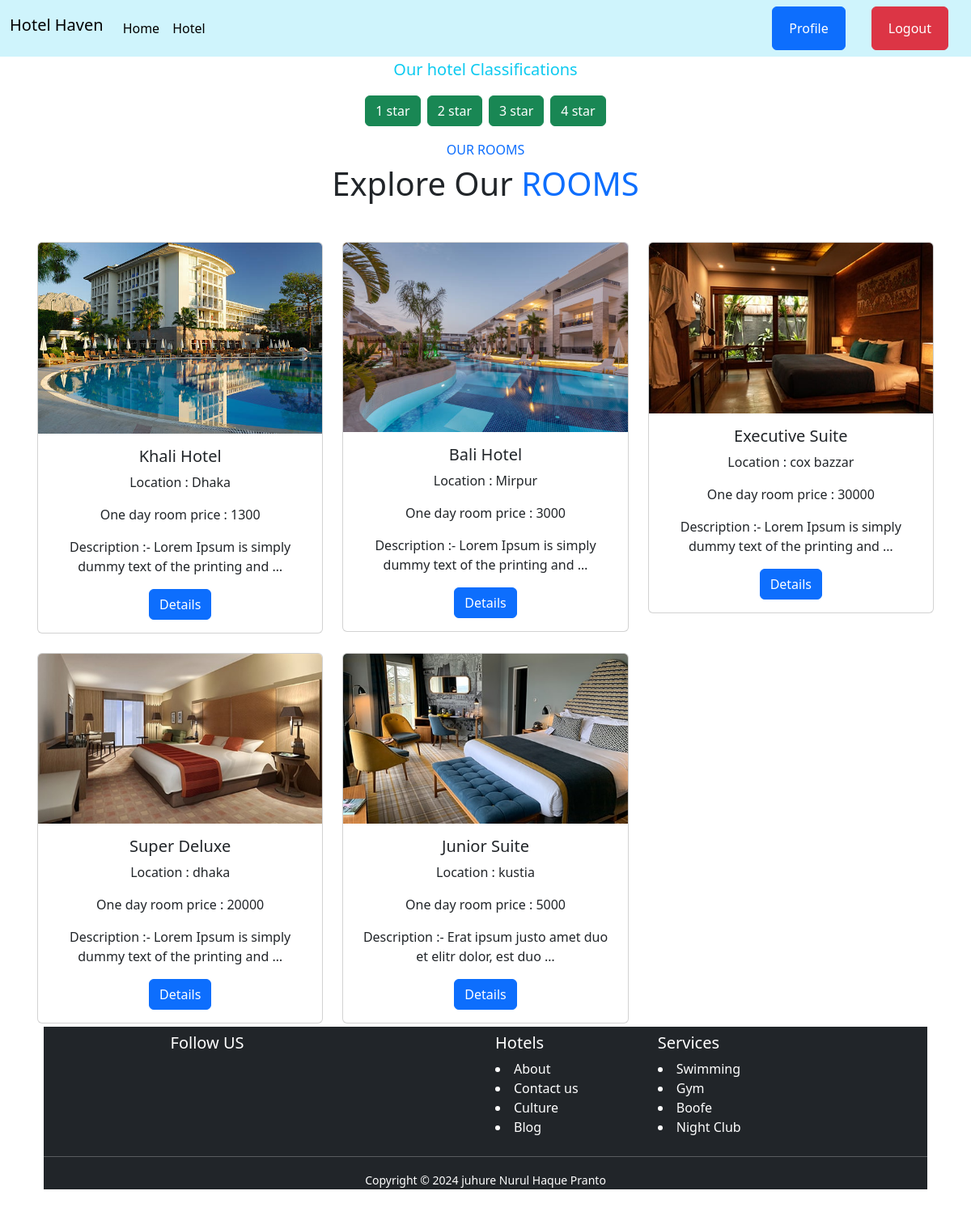
Page /hotel/hotel/ (signed in) on the committed database.
### hotel/models.py (models this page shows, shortened)
class CategoryModel(models.Model):
    name = models.CharField(max_length = 15)
    slug = models.SlugField(max_length=100, unique=True, null=True, blank=True)

class HotelModel(models.Model):
    hotel_name = models.CharField(max_length=100)
    location = models.CharField(max_length=200)
    fee = models.IntegerField()
    description = models.TextField()
    image = models.ImageField(upload_to='hotel/images/')
    category = models.ForeignKey(CategoryModel, on_delete=models.CASCADE,null=True, blank=True)

### hotel/views.py (the view)
# urls.py: path('hotel/',  views.showhotel, name='hotel'),
@login_required
def showhotel(request, category_slug = None):
    data = models.HotelModel.objects.all()
    if category_slug is not None:
        fil = models.CategoryModel.objects.get(slug=category_slug)
        data = models.HotelModel.objects.filter(category = fil)
    category = models.CategoryModel.objects.all()
    return render(request, 'hotel.html', {'data':data,'category':category})

### hotel/templates/hotel.html (shortened to what this page needs)
{% extends "base.html" %} {% load static %}
{% block content %}
<div class="container mb-5">
<div class="text-center container p-1 h-100">
  <h5 class="text-info">Our hotel Classifications</h5>
<div class="d-flex flex-wrap justify-content-center pt-2 align-items-center">
  {% for val in category %}
  <div class="p-1">
    <button type="button" class="btn btn-success">
    <a
      href="{% url 'category_wise' val.slug %}"
      class="text-decoration-none text-white"
      >{{val.name}}</a
    >
  </div>
  {% endfor %}
</div>
<div class="text-center wow fadeInUp" data-wow-delay="0.1s">
  <h6 class="section-title text-center text-primary text-uppercase mt-3">Our Rooms</h6>
  <h1 class="mb-5">Explore Our <span class="text-primary text-uppercase">Rooms</span></h1>
</div>
<div class="row row-cols-1 row-cols-md-3 g-4">
    {% for i in data %}
      <div class="col">
        <div class="card">
          <img src="{{i.image.url}}" class="card-img-top" alt="...">
          <div class="card-body">
            <h5 class="card-title">{{i.hotel_name}}</h5>
            <p>Location : {{i.location}}</p>
            <p>One day room price : {{i.fee}}</p>
            <p class="card-text">Description :- {{i.description | truncatewords:10}}</p>
            <a class="btn btn-primary" href="{% url 'details' i.id %}">Details</a>
          </div>
        </div>
      </div>
    {% endfor %}
</div>
</div>
  {% endblock content %}

### rows in the picture
CategoryModel: name "1 star"
CategoryModel: name "2 star"
CategoryModel: name "3 star"
CategoryModel: name "4 star"
HotelModel: image (picture), hotel_name "Khali Hotel", location "Dhaka", fee "1300", description "Lorem Ipsum is simply dummy text of the printing and …"
HotelModel: image (picture), hotel_name "Bali Hotel", location "Mirpur", fee "3000", description "Lorem Ipsum is simply dummy text of the printing and …"
HotelModel: image (picture), hotel_name "Executive Suite", location "cox bazzar", fee "30000", description "Lorem Ipsum is simply dummy text of the printing and …"
HotelModel: image (picture), hotel_name "Super Deluxe", location "dhaka", fee "20000", description "Lorem Ipsum is simply dummy text of the printing and …"
HotelModel: image (picture), hotel_name "Junior Suite", location "kustia", fee "5000", description "Erat ipsum justo amet duo et elitr dolor, est duo …"
